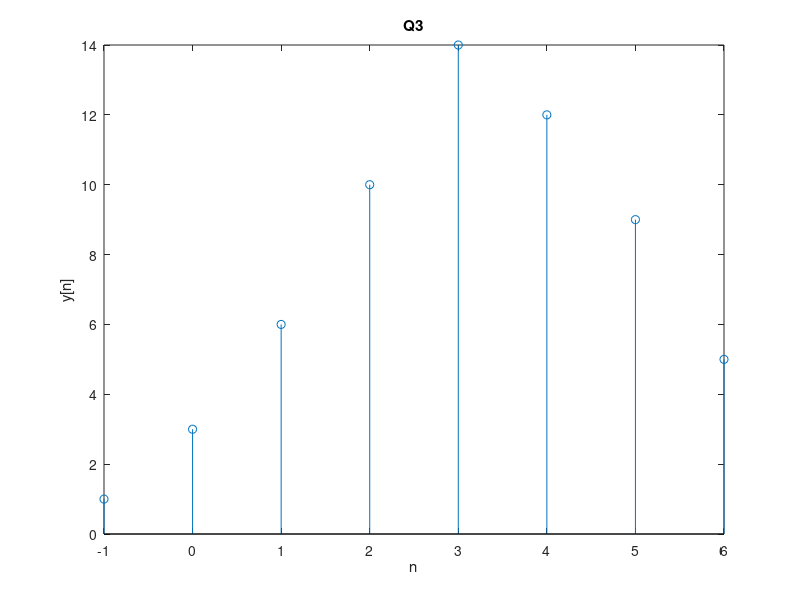

MATLAB code for this plot:
clear all

xn = -2:1;
x = zeros(size(xn));
hn = 1:5;
h = zeros(size(hn));

n = 1;
for j = xn
    x(n) = 1;
    n = n + 1;
end

i = 1;
for k = hn
    h(i) = k;
    i = i+ 1;
end

y = conv(x,h);
ny = -1:6;
stem(ny,y);

xlabel('n');
ylabel('y[n]');
title('Q3');
